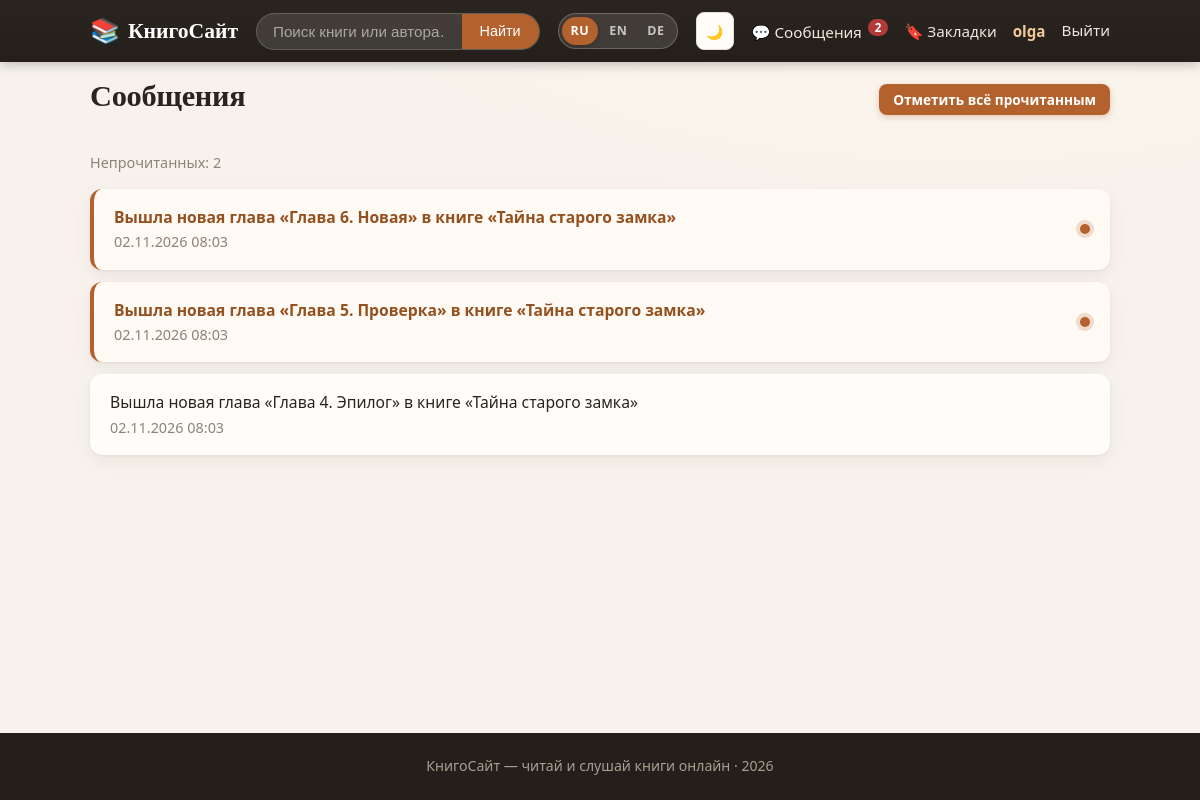
Screenshot of /notifications/ (signed in) with the database file from the repository.
### book/models.py (models this page shows, shortened)
class Notification(models.Model):
    user = models.ForeignKey(User, on_delete=models.CASCADE, related_name='notifications')
    book = models.ForeignKey(Book, on_delete=models.CASCADE, related_name='notifications')
    chapter = models.ForeignKey(Chapter, on_delete=models.CASCADE,
                                null=True, blank=True, related_name='notifications')
    text = models.CharField(max_length=300)
    is_read = models.BooleanField(default=False)
    created_at = models.DateTimeField(auto_now_add=True)
    class Meta:
        ordering = ['-created_at']

class Chapter(models.Model):
    book = models.ForeignKey(Book, on_delete=models.CASCADE, related_name='chapters')
    title = models.CharField(max_length=200)
    number = models.PositiveIntegerField(default=1)
    text = models.TextField()
    class Meta:
        ordering = ['number']

class Book(models.Model):
    author = models.ForeignKey(User, on_delete=models.CASCADE, related_name='books')
    title = models.CharField(max_length=200)
    description = models.TextField(blank=True)
    genre = models.CharField(max_length=100, blank=True)
    cover = models.FileField(upload_to='covers/', blank=True, null=True)
    audio = models.FileField(upload_to='audio/', blank=True, null=True)
    created_at = models.DateTimeField(auto_now_add=True)

### book/views.py (the view)
# urls.py: path('notifications/', views.notifications, name='notifications'),
@login_required
def notifications(request):
    items = request.user.notifications.all()
    if request.method == 'POST':
        items.filter(is_read=False).update(is_read=True)
        return redirect('notifications')
    unread = items.filter(is_read=False).count()
    return render(request, 'book/notifications.html', {
        'items': items,
        'unread': unread,
    })

### book/context_processors.py (called while the page is built)
def unread_notifications(request):
    if request.user.is_authenticated:
        return {'unread_count': request.user.notifications.filter(is_read=False).count()}
    return {'unread_count': 0}

def current_lang(request):
    from .translations import get_lang, LANGS
    return {
        'LANG': get_lang(request),
        'LANGS': LANGS,
    }

### book/models.py (called while the page is built)
    @property
    def is_author(self):
        return self.role == 'author'

### book/templatetags/i18n_tags.py (called while the page is built)
@register.simple_tag(takes_context=True)
def tr(context, text, **kwargs):
    request = context.get('request')
    lang = get_lang(request) if request else 'ru'
    return translate(lang, text, **kwargs)

@register.simple_tag(takes_context=True)
def tr_notify(context, item):
    request = context.get('request')
    lang = get_lang(request) if request else 'ru'
    return translate(lang, item.text,
                     title=item.chapter.title if item.chapter_id else '',
                     book=item.book.title)

### book/translations.py (called while the page is built)
def translate(lang, text, **kwargs):
    result = TRANSLATIONS.get(lang, {}).get(text, text)
    if kwargs:
        try:
            result = result % kwargs
        except (KeyError, TypeError, ValueError):
            pass
    return result

def get_lang(request):
    lang = request.COOKIES.get('lang', 'ru')
    return lang if lang in TRANSLATIONS or lang == 'ru' else 'ru'

### templates/book/notifications.html (shortened to what this page needs)
{% extends 'book/base.html' %}
{% load i18n_tags %}
{% block content %}
  <div class="row-between">
    <h1>{% tr 'Сообщения' %}</h1>
    {% if unread %}
      <form method="post">
        <button type="submit" class="btn btn-small">{% tr 'Отметить всё прочитанным' %}</button>
      </form>
    {% endif %}
  </div>
  {% if unread %}
    <p class="muted">{% tr 'Непрочитанных' %}: {{ unread }}</p>
  {% endif %}
  {% for item in items %}
    <div class="notification {% if not item.is_read %}unread{% endif %}">
      <div class="notification-text">
        {% if item.chapter %}
          <a href="{% url 'book_read' item.book.id %}?chapter={{ item.chapter.id }}">{% tr_notify item %}</a>
        {% else %}
          <a href="{% url 'book_detail' item.book.id %}">{% tr_notify item %}</a>
        {% endif %}
        <div class="muted">{{ item.created_at|date:"d.m.Y H:i" }}</div>
      </div>
      {% if not item.is_read %}<span class="dot"></span>{% endif %}
    </div>
  {% empty %}
    <p class="muted">{% tr 'Сообщений пока нет. Добавьте книгу в закладки — и вам придёт уведомление о новых главах.' %}</p>
  {% endfor %}
{% endblock %}

### templates/book/base.html (shortened to what this page needs)
{% load static %}
{% load i18n_tags %}
<!DOCTYPE html>
<html lang="{{ LANG }}">
<head>
  <link rel="stylesheet" href="{% static 'css/style.css' %}">
</head>
<body class="{% block body_class %}{% endblock %}">
  <header class="header">
    <div class="container header-inner">
      <a href="{% url 'book_list' %}" class="logo">
        <span class="logo-icon">📚</span> {% tr 'КнигоСайт' %}
      </a>
      <form action="{% url 'book_list' %}" method="get" class="search-form">
        <input type="text" name="q" placeholder="{% tr 'Поиск книги или автора…  (Ctrl+K)' %}"
               value="{{ query|default:'' }}">
        <button type="submit">{% tr 'Найти' %}</button>
      </form>
      <div class="lang-switch" title="{% tr 'Язык' %}">
        {% for code, name in LANGS %}
          <a href="{% url 'set_lang' code %}"
             class="lang-btn {% if LANG == code %}active{% endif %}">{{ code|upper }}</a>
        {% endfor %}
      </div>
      <button id="theme-btn" class="tool-btn theme-btn" type="button"
              onclick="toggleTheme()" title="{% tr 'Сменить тему' %}">🌙</button>
      <nav class="nav">
        {% if user.is_authenticated %}
          <a href="{% url 'notifications' %}" class="nav-msg">
            💬 {% tr 'Сообщения' %}{% if unread_count %} <span class="badge">{{ unread_count }}</span>{% endif %}
          </a>
          <a href="{% url 'bookmarks' %}">🔖 {% tr 'Закладки' %}</a>
          <a href="{% url 'profile' %}" class="nav-user">{{ user.username }}</a>
          <form action="{% url 'logout' %}" method="post" class="inline-form">
            <button type="submit" class="link-btn">{% tr 'Выйти' %}</button>
          </form>
        {% else %}
          <a href="{% url 'login' %}">{% tr 'Вход' %}</a>
          <a href="{% url 'register' %}" class="btn btn-small">{% tr 'Регистрация' %}</a>
        {% endif %}
      </nav>
    </div>
  </header>
  <main class="container page-fade">
    {% block content %}{% endblock %}
  </main>
  <footer class="footer">
    {% tr 'КнигоСайт — читай и слушай книги онлайн' %} · {% now "Y" %}
  </footer>
</body>
</html>

### rows the page displays
Notification: text+chapter+book "Вышла новая глава «Глава 6. Новая» в книге «Тайна старого замка»", created_at "02.11.2026 08:03", is_read False (drawn)
Notification: text+chapter+book "Вышла новая глава «Глава 5. Проверка» в книге «Тайна старого замка»", created_at "02.11.2026 08:03", is_read False (drawn)
Notification: text+chapter+book "Вышла новая глава «Глава 4. Эпилог» в книге «Тайна старого замка»", created_at "02.11.2026 08:03"

### other values shown
{{ code|upper }} "RU" "EN" "DE"
{{ unread_count }} "2"
{{ user.username }} "olga"
{{ unread }} "2"
